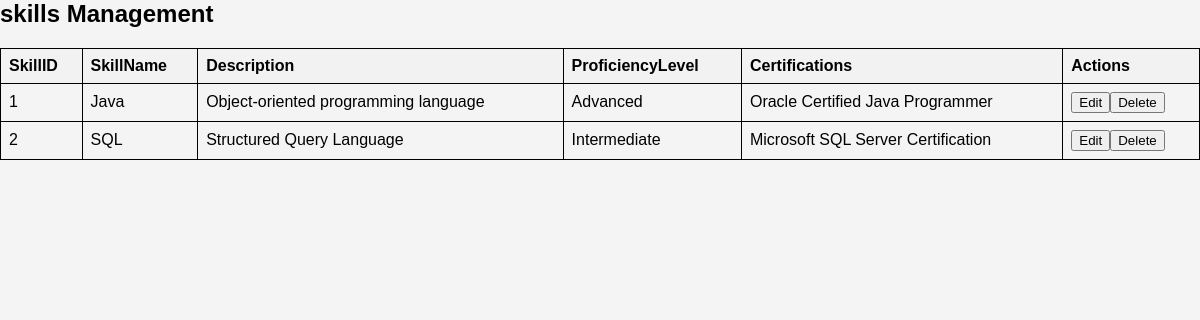
/viewskills.php, run on the app's committed database.
### tables this page shows
CREATE TABLE `skills` (
  `SkillID` int(11) NOT NULL,
  `SkillName` varchar(50) NOT NULL,
  `Description` text DEFAULT NULL,
  `ProficiencyLevel` enum('Beginner','Intermediate','Advanced') NOT NULL,
  `Certifications` text DEFAULT NULL
);

### viewskills.php (the view, shortened to what this page needs)
<?php
require_once "db_connection.php";
?>
<!DOCTYPE html>
<html lang="en">
<head>
    <link rel="stylesheet" type="text/css" href="style3.css">
</head>
<body>
    <h2>skills Management</h2>
    <table id="dataTable" class="table table-hover text-center">
        <tr>
            <th>SkillID</th>
            <th>SkillName</th>
            <th>Description</th>
            <th>ProficiencyLevel</th>
            <th>Certifications</th>
            <th>Actions</th>
        </tr>
        <?php
        $sql = "SELECT * FROM skills";
        $result = $conn->query($sql);
        if ($result->num_rows > 0) {
            while ($row = $result->fetch_assoc()) {
                echo "<tr>";
                echo "<td>" . $row["SkillID"] . "</td>";
                echo "<td>" . $row["SkillName"] . "</td>";
                echo "<td>" . $row["Description"] . "</td>";
                echo "<td>" . $row["ProficiencyLevel"] . "</td>";
                echo "<td>" . $row["Certifications"] . "</td>";
                echo "<td>";
              echo "<a href='updateskills.html?id=" . $row["SkillID"] .  "'onclick='return confirm(\"Are you sure you want to update this skills?\")'><button class='button update-button'>Edit</button></a>";
                echo "<a href='deleteskills.html?id=" . $row["SkillID"] . "'onclick='return confirm(\"Are you sure you want to delete this skills?\")'><button class='button delete-button'>Delete</button></a>";
                echo "</td>";
                echo "</tr>";
            }
        } else {
            echo "<tr><td colspan='7'>No data found</td></tr>";
        }
        ?>
    </table>
</body>
</html>

### css/style3.css (style rules this page uses)
body { font-family: Arial, sans-serif; margin: 0; padding: 0; background-color: #f4f4f4; }
h2 { margin-top: 0; }

### viewskills.php (style rules this page uses)
table { width: 100%; border-collapse: collapse; }
table, th, td { border: 1px solid black; padding: 8px; text-align: left; }
th { background-color: #f2f2f2; }

### data on the page
skills: SkillID "1", SkillName "Java", Description "Object-oriented programming language", ProficiencyLevel "Advanced", Certifications "Oracle Certified Java Programmer"
skills: SkillID "2", SkillName "SQL", Description "Structured Query Language", ProficiencyLevel "Intermediate", Certifications "Microsoft SQL Server Certification"
